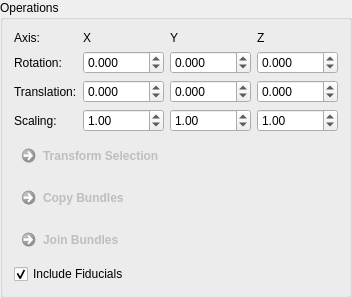
        <widget class="QGroupBox" name="groupBox_4">
         <property name="title">
          <string>Operations</string>
         </property>
         <layout class="QGridLayout" name="gridLayout_11">
          <item row="5" column="0">
           <widget class="QCommandLinkButton" name="m_JoinBundlesButton">
            <property name="enabled">
             <bool>false</bool>
            </property>
            <property name="text">
             <string>Join Bundles</string>
            </property>
            <property name="icon">
             <iconset resource="../../resources/QmitkDiffusionImaging.qrc">
              <normaloff>:/QmitkDiffusionImaging/general_icons/plus.ico</normaloff>:/QmitkDiffusionImaging/general_icons/plus.ico</iconset>
            </property>
           </widget>
          </item>
          <item row="2" column="0">
           <widget class="QFrame" name="frame_4">
            <property name="frameShape">
             <enum>QFrame::NoFrame</enum>
            </property>
            <property name="frameShadow">
             <enum>QFrame::Raised</enum>
            </property>
            <layout class="QGridLayout" name="gridLayout_12">
             <property name="leftMargin">
              <number>0</number>
             </property>
             <property name="topMargin">
              <number>0</number>
             </property>
             <property name="rightMargin">
              <number>0</number>
             </property>
             <property name="bottomMargin">
              <number>0</number>
             </property>
             <item row="1" column="2">
              <widget class="QLabel" name="m_TensorsToDWIBValueLabel_18">
               <property name="toolTip">
                <string/>
               </property>
               <property name="statusTip">
                <string/>
               </property>
               <property name="whatsThis">
                <string/>
               </property>
               <property name="text">
                <string>Y</string>
               </property>
               <property name="wordWrap">
                <bool>false</bool>
               </property>
              </widget>
             </item>
             <item row="2" column="1">
              <widget class="QDoubleSpinBox" name="m_XrotBox">
               <property name="toolTip">
                <string>Rotation angle (in degree) around x-axis.</string>
               </property>
               <property name="decimals">
                <number>3</number>
               </property>
               <property name="minimum">
                <double>-360.000000000000000</double>
               </property>
               <property name="maximum">
                <double>360.000000000000000</double>
               </property>
               <property name="singleStep">
                <double>0.100000000000000</double>
               </property>
              </widget>
             </item>
             <item row="1" column="0">
              <widget class="QLabel" name="m_TensorsToDWIBValueLabel_22">
               <property name="toolTip">
                <string/>
               </property>
               <property name="statusTip">
                <string/>
               </property>
               <property name="whatsThis">
                <string/>
               </property>
               <property name="text">
                <string>Axis:</string>
               </property>
               <property name="wordWrap">
                <bool>false</bool>
               </property>
              </widget>
             </item>
             <item row="2" column="2">
              <widget class="QDoubleSpinBox" name="m_YrotBox">
               <property name="toolTip">
                <string>Rotation angle (in degree) around y-axis.</string>
               </property>
               <property name="decimals">
                <number>3</number>
               </property>
               <property name="minimum">
                <double>-360.000000000000000</double>
               </property>
               <property name="maximum">
                <double>360.000000000000000</double>
               </property>
               <property name="singleStep">
                <double>0.100000000000000</double>
               </property>
              </widget>
             </item>
             <item row="3" column="0">
              <widget class="QLabel" name="m_TensorsToDWIBValueLabel_21">
               <property name="toolTip">
                <string/>
               </property>
               <property name="statusTip">
                <string/>
               </property>
               <property name="whatsThis">
                <string/>
               </property>
               <property name="text">
                <string>Translation:</string>
               </property>
               <property name="wordWrap">
                <bool>false</bool>
               </property>
              </widget>
             </item>
             <item row="3" column="3">
              <widget class="QDoubleSpinBox" name="m_ZtransBox">
               <property name="toolTip">
                <string>Translation (in mm) in direction of the z-axis.</string>
               </property>
               <property name="decimals">
                <number>3</number>
               </property>
               <property name="minimum">
                <double>-1000.000000000000000</double>
               </property>
               <property name="maximum">
                <double>1000.000000000000000</double>
               </property>
               <property name="singleStep">
                <double>0.100000000000000</double>
               </property>
              </widget>
             </item>
             <item row="3" column="2">
              <widget class="QDoubleSpinBox" name="m_YtransBox">
               <property name="toolTip">
                <string>Translation (in mm) in direction of the y-axis.</string>
               </property>
               <property name="decimals">
                <number>3</number>
               </property>
               <property name="minimum">
                <double>-1000.000000000000000</double>
               </property>
               <property name="maximum">
                <double>1000.000000000000000</double>
               </property>
               <property name="singleStep">
                <double>0.100000000000000</double>
               </property>
              </widget>
             </item>
             <item row="1" column="1">
              <widget class="QLabel" name="m_TensorsToDWIBValueLabel_17">
               <property name="toolTip">
                <string/>
               </property>
               <property name="statusTip">
                <string/>
               </property>
               <property name="whatsThis">
                <string/>
               </property>
               <property name="text">
                <string>X</string>
               </property>
               <property name="wordWrap">
                <bool>false</bool>
               </property>
              </widget>
             </item>
             <item row="2" column="0">
              <widget class="QLabel" name="m_TensorsToDWIBValueLabel_20">
               <property name="toolTip">
                <string/>
               </property>
               <property name="statusTip">
                <string/>
               </property>
               <property name="whatsThis">
                <string/>
               </property>
               <property name="text">
                <string>Rotation:</string>
               </property>
               <property name="wordWrap">
                <bool>false</bool>
               </property>
              </widget>
             </item>
             <item row="1" column="3">
              <widget class="QLabel" name="m_TensorsToDWIBValueLabel_19">
               <property name="toolTip">
                <string/>
               </property>
               <property name="statusTip">
                <string/>
               </property>
               <property name="whatsThis">
                <string/>
               </property>
               <property name="text">
                <string>Z</string>
               </property>
               <property name="wordWrap">
                <bool>false</bool>
               </property>
              </widget>
             </item>
             <item row="2" column="3">
              <widget class="QDoubleSpinBox" name="m_ZrotBox">
               <property name="toolTip">
                <string>Rotation angle (in degree) around z-axis.</string>
               </property>
               <property name="decimals">
                <number>3</number>
               </property>
               <property name="minimum">
                <double>-360.000000000000000</double>
               </property>
               <property name="maximum">
                <double>360.000000000000000</double>
               </property>
               <property name="singleStep">
                <double>0.100000000000000</double>
               </property>
              </widget>
             </item>
             <item row="3" column="1">
              <widget class="QDoubleSpinBox" name="m_XtransBox">
               <property name="toolTip">
                <string>Translation (in mm) in direction of the x-axis.</string>
               </property>
               <property name="decimals">
                <number>3</number>
               </property>
               <property name="minimum">
                <double>-1000.000000000000000</double>
               </property>
               <property name="maximum">
                <double>1000.000000000000000</double>
               </property>
               <property name="singleStep">
                <double>0.100000000000000</double>
               </property>
              </widget>
             </item>
             <item row="4" column="0">
              <widget class="QLabel" name="m_TensorsToDWIBValueLabel_24">
               <property name="toolTip">
                <string/>
               </property>
               <property name="statusTip">
                <string/>
               </property>
               <property name="whatsThis">
                <string/>
               </property>
               <property name="text">
                <string>Scaling:</string>
               </property>
               <property name="wordWrap">
                <bool>false</bool>
               </property>
              </widget>
             </item>
             <item row="4" column="1">
              <widget class="QDoubleSpinBox" name="m_XscaleBox">
               <property name="toolTip">
                <string>Scaling factor for selected fiber bundle along the x-axis.</string>
               </property>
               <property name="minimum">
                <double>0.010000000000000</double>
               </property>
               <property name="maximum">
                <double>10.000000000000000</double>
               </property>
               <property name="singleStep">
                <double>0.010000000000000</double>
               </property>
               <property name="value">
                <double>1.000000000000000</double>
               </property>
              </widget>
             </item>
             <item row="4" column="2">
              <widget class="QDoubleSpinBox" name="m_YscaleBox">
               <property name="toolTip">
                <string>Scaling factor for selected fiber bundle along the y-axis.</string>
               </property>
               <property name="minimum">
                <double>0.010000000000000</double>
               </property>
               <property name="maximum">
                <double>10.000000000000000</double>
               </property>
               <property name="singleStep">
                <double>0.010000000000000</double>
               </property>
               <property name="value">
                <double>1.000000000000000</double>
               </property>
              </widget>
             </item>
             <item row="4" column="3">
              <widget class="QDoubleSpinBox" name="m_ZscaleBox">
               <property name="toolTip">
                <string>Scaling factor for selected fiber bundle along the z-axis.</string>
               </property>
               <property name="minimum">
                <double>0.010000000000000</double>
               </property>
               <property name="maximum">
                <double>10.000000000000000</double>
               </property>
               <property name="singleStep">
                <double>0.010000000000000</double>
               </property>
               <property name="value">
                <double>1.000000000000000</double>
               </property>
              </widget>
             </item>
            </layout>
           </widget>
          </item>
          <item row="4" column="0">
           <widget class="QCommandLinkButton" name="m_CopyBundlesButton">
            <property name="enabled">
             <bool>false</bool>
            </property>
            <property name="text">
             <string>Copy Bundles</string>
            </property>
            <property name="icon">
             <iconset resource="../../resources/QmitkDiffusionImaging.qrc">
              <normaloff>:/QmitkDiffusionImaging/general_icons/copy2.ico</normaloff>:/QmitkDiffusionImaging/general_icons/copy2.ico</iconset>
            </property>
           </widget>
          </item>
          <item row="3" column="0">
           <widget class="QCommandLinkButton" name="m_TransformBundlesButton">
            <property name="enabled">
             <bool>false</bool>
            </property>
            <property name="text">
             <string>Transform Selection</string>
            </property>
            <property name="icon">
             <iconset resource="../../resources/QmitkDiffusionImaging.qrc">
              <normaloff>:/QmitkDiffusionImaging/general_icons/refresh.ico</normaloff>:/QmitkDiffusionImaging/general_icons/refresh.ico</iconset>
            </property>
           </widget>
          </item>
          <item row="6" column="0">
           <widget class="QCheckBox" name="m_IncludeFiducials">
            <property name="toolTip">
             <string>If checked, the fiducials belonging to the modified bundle are also modified.</string>
            </property>
            <property name="text">
             <string>Include Fiducials</string>
            </property>
            <property name="checked">
             <bool>true</bool>
            </property>
           </widget>
          </item>
         </layout>
        </widget>
